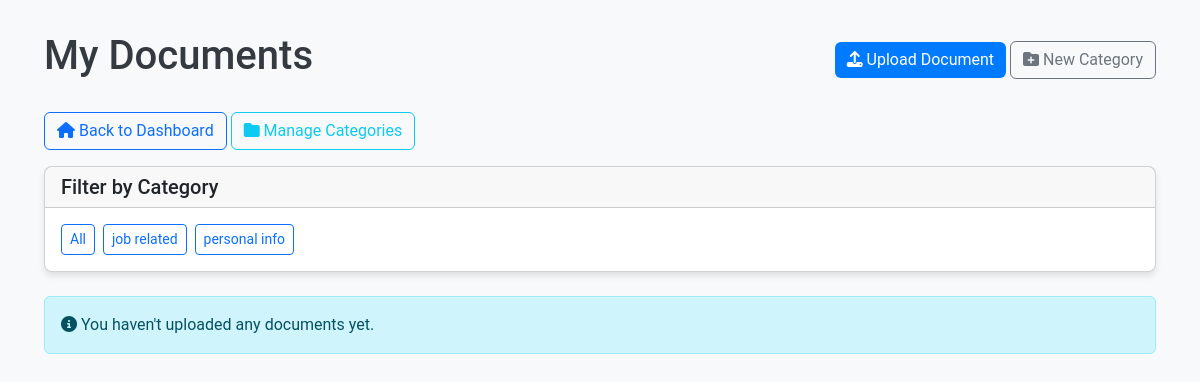
/documents/?category=3 (signed in), run on an earlier commit of the app's database.
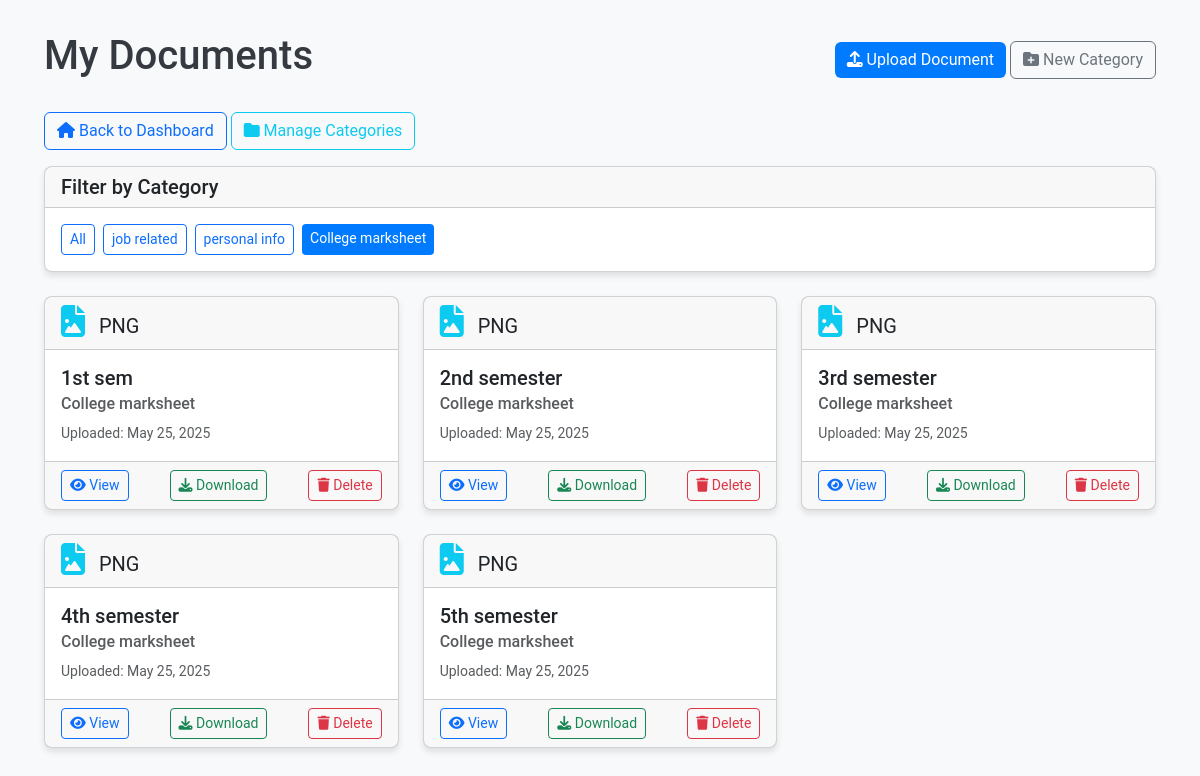
And on a later commit of the database.
### documents/models.py (models this page shows, shortened)
class Category(models.Model):
    name = models.CharField(max_length=100)
    description = models.TextField(blank=True, null=True)
    class Meta:
        verbose_name_plural = "Categories"

class Document(models.Model):
    title = models.CharField(max_length=255)
    file = models.FileField(upload_to='documents/')
    description = models.TextField(blank=True, null=True)
    category = models.ForeignKey(Category, on_delete=models.CASCADE, related_name='documents')
    user = models.ForeignKey(settings.AUTH_USER_MODEL, on_delete=models.CASCADE, related_name='documents')
    uploaded_at = models.DateTimeField(auto_now_add=True)
    expiry_date = models.DateField(blank=True, null=True)
    file_type = models.CharField(max_length=50, blank=True)
    file_size = models.IntegerField(default=0)  # Size in KB

### documents/views.py (the view)
# urls.py: path('', views.document_list, name='document_list'),
@login_required
def document_list(request):
    documents = Document.objects.filter(user=request.user)
    categories = Category.objects.all()
    category_id = request.GET.get('category')
    if category_id:
        documents = documents.filter(category_id=category_id)
    context = {
        'documents': documents,
        'categories': categories
    }
    return render(request, 'documents/document_list.html', context)

### documents/templates/documents/document_list.html (shortened to what this page needs)
<!DOCTYPE html>
<html lang="en">
<head>
  <link href="https://cdn.jsdelivr.net/npm/bootstrap@5.3.0-alpha3/dist/css/bootstrap.min.css" rel="stylesheet">
  <link rel="stylesheet" href="https://cdnjs.cloudflare.com/ajax/libs/font-awesome/6.4.0/css/all.min.css">
</head>
<body>
  <div class="container">
    <div class="d-flex justify-content-between align-items-center mb-4">
      <h1>My Documents</h1>
      <div>
        <a href="{% url 'documents:upload_document' %}" class="btn btn-primary">
          <i class="fas fa-upload"></i> Upload Document
        </a>
        <a href="{% url 'documents:create_category' %}" class="btn btn-outline-secondary">
          <i class="fas fa-folder-plus"></i> New Category
        </a>
      </div>
    </div>
    <div class="mb-3">
      <a href="{% url 'dashboard' %}" class="btn btn-outline-primary">
        <i class="fas fa-home"></i> Back to Dashboard
      </a>
      <a href="{% url 'documents:category_list' %}" class="btn btn-outline-info">
        <i class="fas fa-folder"></i> Manage Categories
      </a>
    </div>
    <div class="card mb-4">
      <div class="card-header">
        <h5 class="card-title mb-0">Filter by Category</h5>
      </div>
      <div class="card-body">
        <div class="d-flex flex-wrap gap-2">
          <a href="{% url 'documents:document_list' %}" class="btn btn-sm {% if not request.GET.category %}btn-primary{% else %}btn-outline-primary{% endif %}">
            All
          </a>
          {% for category in categories %}
          <a href="{% url 'documents:document_list' %}?category={{ category.id }}"
             class="btn btn-sm {% if request.GET.category|add:'0' == category.id %}btn-primary{% else %}btn-outline-primary{% endif %}">
            {{ category.name }}
          </a>
          {% endfor %}
        </div>
      </div>
    </div>
    {% if documents %}
      <div class="row row-cols-1 row-cols-md-3 g-4">
        {% for document in documents %}
        <div class="col">
          <div class="card document-card">
            <div class="card-header">
              {% if document.file_type == 'PDF' %}
                <i class="fas fa-file-pdf text-danger document-icon"></i>
              {% elif document.file_type == 'DOC' or document.file_type == 'DOCX' %}
                <i class="fas fa-file-word text-primary document-icon"></i>
              {% elif document.file_type == 'XLS' or document.file_type == 'XLSX' %}
                <i class="fas fa-file-excel text-success document-icon"></i>
              {% elif document.file_type == 'JPG' or document.file_type == 'PNG' %}
                <i class="fas fa-file-image text-info document-icon"></i>
              {% else %}
                <i class="fas fa-file text-secondary document-icon"></i>
              {% endif %}
              <span class="fs-5">{{ document.file_type }}</span>
            </div>
            <div class="card-body">
              <h5 class="card-title">{{ document.title }}</h5>
              <h6 class="card-subtitle mb-2 text-muted">{{ document.category.name }}</h6>
              <p class="card-text">
                <small class="text-muted">Uploaded: {{ document.uploaded_at|date:"M d, Y" }}</small>
              </p>
            </div>
            <div class="card-footer d-flex justify-content-between document-actions">
              <a href="{% url 'documents:document_detail' document.id %}" class="btn btn-sm btn-outline-primary">
                <i class="fas fa-eye"></i> View
              </a>
              <a href="{{ document.file.url }}" class="btn btn-sm btn-outline-success" download>
                <i class="fas fa-download"></i> Download
              </a>
              <a href="{% url 'documents:delete_document' document.id %}" class="btn btn-sm btn-outline-danger">
                <i class="fas fa-trash"></i> Delete
              </a>
            </div>
          </div>
        </div>
        {% endfor %}
      </div>
    {% else %}
      <div class="alert alert-info">
        <i class="fas fa-info-circle"></i> You haven't uploaded any documents yet.
      </div>
    {% endif %}
  </div>
</body>
</html>

What changed in the data, as far as the page shows it:
added Category: name "College marksheet"
added Document: file_type "PNG", title "1st sem", category.name "College marksheet", uploaded_at "May 25, 2025"
added Document: file_type "PNG", title "2nd semester", category.name "College marksheet", uploaded_at "May 25, 2025"
added Document: file_type "PNG", title "3rd semester", category.name "College marksheet", uploaded_at "May 25, 2025"
added Document: file_type "PNG", title "4th semester", category.name "College marksheet", uploaded_at "May 25, 2025"
added Document: file_type "PNG", title "5th semester", category.name "College marksheet", uploaded_at "May 25, 2025"
Also different on the page:
text no longer shown: "You haven't uploaded any documents yet."
